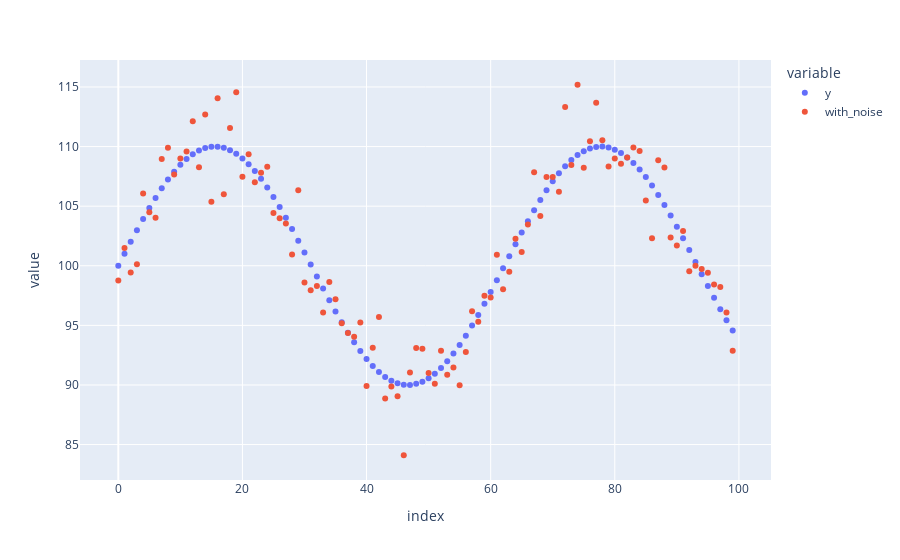

This figure's notebook cell:
### Code cell
# genrate sin wave dataframe
df= pd.DataFrame({'y':np.sin(np.linspace(0,10,100))*10})+100
noise = np.random.normal(0,2,100)
df['with_noise'] = df['y'] + noise
print('y autocorrelation:', df['y'].autocorr(lag=2))
print('with_noise autocorrelation:', df['with_noise'].autocorr(lag=2))
px.scatter(df,y=['y','with_noise'])
